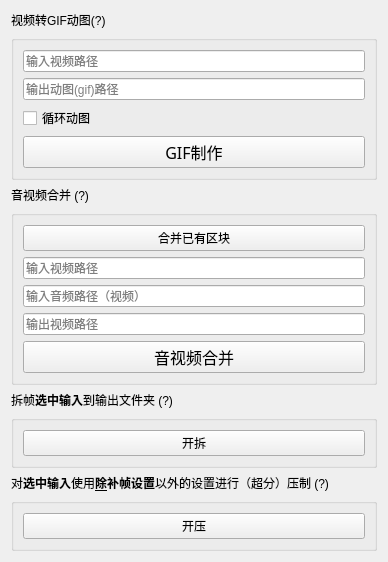
                     <widget class="QWidget" name="ToolBox">
                      <property name="geometry">
                       <rect>
                        <x>0</x>
                        <y>0</y>
                        <width>388</width>
                        <height>489</height>
                       </rect>
                      </property>
                      <attribute name="label">
                       <string>工具箱（不能在补帧过程中使用)</string>
                      </attribute>
                      <layout class="QGridLayout" name="gridLayout_7">
                       <item row="8" column="0">
                        <spacer name="verticalSpacer">
                         <property name="orientation">
                          <enum>Qt::Vertical</enum>
                         </property>
                         <property name="sizeHint" stdset="0">
                          <size>
                           <width>20</width>
                           <height>40</height>
                          </size>
                         </property>
                        </spacer>
                       </item>
                       <item row="1" column="0">
                        <widget class="QLabel" name="GIFLabel">
                         <property name="sizePolicy">
                          <sizepolicy hsizetype="Preferred" vsizetype="Fixed">
                           <horstretch>0</horstretch>
                           <verstretch>0</verstretch>
                          </sizepolicy>
                         </property>
                         <property name="toolTip">
                          <string>&lt;html&gt;&lt;head/&gt;&lt;body&gt;&lt;p&gt;生成高质量GIF图&lt;/p&gt;&lt;p&gt;&lt;span style=&quot; font-weight:600;&quot;&gt;仅供专业版/内测版&lt;/span&gt;&lt;/p&gt;&lt;/body&gt;&lt;/html&gt;</string>
                         </property>
                         <property name="text">
                          <string>视频转GIF动图(?)</string>
                         </property>
                        </widget>
                       </item>
                       <item row="7" column="0">
                        <widget class="QGroupBox" name="RenderBox">
                         <property name="title">
                          <string/>
                         </property>
                         <layout class="QGridLayout" name="gridLayout_34">
                          <item row="0" column="0">
                           <widget class="QPushButton" name="StartRenderButton">
                            <property name="text">
                             <string>开压</string>
                            </property>
                           </widget>
                          </item>
                         </layout>
                        </widget>
                       </item>
                       <item row="2" column="0">
                        <layout class="QGridLayout" name="gridLayout_16">
                         <item row="0" column="0">
                          <widget class="QGroupBox" name="GifBox">
                           <property name="enabled">
                            <bool>true</bool>
                           </property>
                           <property name="title">
                            <string/>
                           </property>
                           <layout class="QGridLayout" name="gridLayout_25">
                            <item row="0" column="0">
                             <widget class="MyLineWidget" name="GifInput">
                              <property name="sizePolicy">
                               <sizepolicy hsizetype="Preferred" vsizetype="Fixed">
                                <horstretch>0</horstretch>
                                <verstretch>0</verstretch>
                               </sizepolicy>
                              </property>
                              <property name="dragEnabled">
                               <bool>true</bool>
                              </property>
                              <property name="placeholderText">
                               <string>输入视频路径</string>
                              </property>
                             </widget>
                            </item>
                            <item row="4" column="0">
                             <widget class="QPushButton" name="GifButton">
                              <property name="sizePolicy">
                               <sizepolicy hsizetype="Minimum" vsizetype="Fixed">
                                <horstretch>0</horstretch>
                                <verstretch>0</verstretch>
                               </sizepolicy>
                              </property>
                              <property name="font">
                               <font>
                                <family>Abril Fatface</family>
                                <pointsize>12</pointsize>
                               </font>
                              </property>
                              <property name="text">
                               <string>GIF制作</string>
                              </property>
                             </widget>
                            </item>
                            <item row="2" column="0">
                             <widget class="MyLineWidget" name="GifOutput">
                              <property name="sizePolicy">
                               <sizepolicy hsizetype="Preferred" vsizetype="Fixed">
                                <horstretch>0</horstretch>
                                <verstretch>0</verstretch>
                               </sizepolicy>
                              </property>
                              <property name="dragEnabled">
                               <bool>true</bool>
                              </property>
                              <property name="placeholderText">
                               <string>输出动图(gif)路径</string>
                              </property>
                             </widget>
                            </item>
                            <item row="3" column="0">
                             <widget class="QCheckBox" name="GifLoopChecker">
                              <property name="text">
                               <string>循环动图</string>
                              </property>
                             </widget>
                            </item>
                           </layout>
                          </widget>
                         </item>
                         <item row="2" column="0">
                          <widget class="QGroupBox" name="VAConcat">
                           <property name="title">
                            <string/>
                           </property>
                           <layout class="QVBoxLayout" name="verticalLayout">
                            <item>
                             <widget class="QPushButton" name="ConcatAllButton">
                              <property name="sizePolicy">
                               <sizepolicy hsizetype="Minimum" vsizetype="Fixed">
                                <horstretch>0</horstretch>
                                <verstretch>0</verstretch>
                               </sizepolicy>
                              </property>
                              <property name="text">
                               <string>合并已有区块</string>
                              </property>
                             </widget>
                            </item>
                            <item>
                             <widget class="MyLineWidget" name="ConcatInputV">
                              <property name="sizePolicy">
                               <sizepolicy hsizetype="Preferred" vsizetype="Fixed">
                                <horstretch>0</horstretch>
                                <verstretch>0</verstretch>
                               </sizepolicy>
                              </property>
                              <property name="dragEnabled">
                               <bool>true</bool>
                              </property>
                              <property name="placeholderText">
                               <string>输入视频路径</string>
                              </property>
                             </widget>
                            </item>
                            <item>
                             <widget class="MyLineWidget" name="ConcatInputA">
                              <property name="sizePolicy">
                               <sizepolicy hsizetype="Preferred" vsizetype="Fixed">
                                <horstretch>0</horstretch>
                                <verstretch>0</verstretch>
                               </sizepolicy>
                              </property>
                              <property name="dragEnabled">
                               <bool>true</bool>
                              </property>
                              <property name="placeholderText">
                               <string>输入音频路径（视频）</string>
                              </property>
                             </widget>
                            </item>
                            <item>
                             <widget class="MyLineWidget" name="OutputConcat">
                              <property name="sizePolicy">
                               <sizepolicy hsizetype="Preferred" vsizetype="Fixed">
                                <horstretch>0</horstretch>
                                <verstretch>0</verstretch>
                               </sizepolicy>
                              </property>
                              <property name="dragEnabled">
                               <bool>true</bool>
                              </property>
                              <property name="placeholderText">
                               <string>输出视频路径</string>
                              </property>
                             </widget>
                            </item>
                            <item>
                             <layout class="QHBoxLayout" name="horizontalLayout_2">
                              <item>
                               <widget class="QPushButton" name="ConcatButton">
                                <property name="sizePolicy">
                                 <sizepolicy hsizetype="Minimum" vsizetype="Fixed">
                                  <horstretch>0</horstretch>
                                  <verstretch>0</verstretch>
                                 </sizepolicy>
                                </property>
                                <property name="font">
                                 <font>
                                  <family>Abril Fatface</family>
                                  <pointsize>12</pointsize>
                                 </font>
                                </property>
                                <property name="text">
                                 <string>音视频合并</string>
                                </property>
                               </widget>
                              </item>
                             </layout>
                            </item>
                           </layout>
                          </widget>
                         </item>
                         <item row="1" column="0">
                          <widget class="QLabel" name="ConcatLabel">
                           <property name="sizePolicy">
                            <sizepolicy hsizetype="Preferred" vsizetype="Fixed">
                             <horstretch>0</horstretch>
                             <verstretch>0</verstretch>
                            </sizepolicy>
                           </property>
                           <property name="toolTip">
                            <string>&lt;html&gt;&lt;head/&gt;&lt;body&gt;&lt;p&gt;将下方“输入视频路径”所指素材的第一视频轨与“输入音频路径（视频）”所指素材的第一音频轨合并输出至“输出视频路径”&lt;/p&gt;&lt;/body&gt;&lt;/html&gt;</string>
                           </property>
                           <property name="text">
                            <string>音视频合并 (?)</string>
                           </property>
                          </widget>
                         </item>
                        </layout>
                       </item>
                       <item row="3" column="0">
                        <widget class="QLabel" name="ExtractLabel">
                         <property name="toolTip">
                          <string>&lt;html&gt;&lt;head/&gt;&lt;body&gt;&lt;p&gt;拆帧&lt;span style=&quot; font-weight:600;&quot;&gt;选中输入&lt;/span&gt;到输出文件夹（可用于GIF拆帧）&lt;span style=&quot; font-weight:600;&quot;&gt;（请先勾选“输出图片序列”）&lt;/span&gt;&lt;/p&gt;&lt;p&gt;&lt;br/&gt;&lt;/p&gt;&lt;p&gt;&lt;span style=&quot; font-weight:600;&quot;&gt;仅供专业版/内测版&lt;/span&gt;&lt;/p&gt;&lt;/body&gt;&lt;/html&gt;</string>
                         </property>
                         <property name="text">
                          <string>&lt;html&gt;&lt;head/&gt;&lt;body&gt;&lt;p&gt;拆帧&lt;span style=&quot; font-weight:600;&quot;&gt;选中输入&lt;/span&gt;到输出文件夹 (?)&lt;/p&gt;&lt;/body&gt;&lt;/html&gt;</string>
                         </property>
                        </widget>
                       </item>
                       <item row="6" column="0">
                        <widget class="QLabel" name="label">
                         <property name="toolTip">
                          <string>&lt;html&gt;&lt;head/&gt;&lt;body&gt;&lt;p&gt;对于专业版/内测版，设置超分选项可以对输入内容超分&lt;/p&gt;&lt;p&gt;若不开启AI超分功能，输出无超分效果。&lt;/p&gt;&lt;p&gt;&lt;span style=&quot; font-weight:600;&quot;&gt;特别注意：&lt;/span&gt;输出帧率为左栏“输出帧率”设置的数值&lt;/p&gt;&lt;p&gt;&lt;span style=&quot; font-weight:600;&quot;&gt;仅供专业版/内测版&lt;/span&gt;&lt;/p&gt;&lt;/body&gt;&lt;/html&gt;</string>
                         </property>
                         <property name="text">
                          <string>&lt;html&gt;&lt;head/&gt;&lt;body&gt;&lt;p&gt;对&lt;span style=&quot; font-weight:600;&quot;&gt;选中输入&lt;/span&gt;使用&lt;span style=&quot; font-weight:600; text-decoration: underline;&quot;&gt;除&lt;/span&gt;&lt;span style=&quot; font-weight:600;&quot;&gt;补帧设置&lt;/span&gt;以外的设置进行（超分）压制 (?)&lt;/p&gt;&lt;/body&gt;&lt;/html&gt;</string>
                         </property>
                        </widget>
                       </item>
                       <item row="4" column="0">
                        <widget class="QGroupBox" name="ExtractBox">
                         <property name="title">
                          <string/>
                         </property>
                         <layout class="QGridLayout" name="gridLayout_23">
                          <item row="0" column="0">
                           <widget class="QPushButton" name="StartExtractButton">
                            <property name="toolTip">
                             <string>&lt;html&gt;&lt;head/&gt;&lt;body&gt;&lt;p&gt;请先在左侧基础设置栏勾选“输出图片序列”并选择要导出的文件格式（如png）&lt;/p&gt;&lt;/body&gt;&lt;/html&gt;</string>
                            </property>
                            <property name="text">
                             <string>开拆</string>
                            </property>
                           </widget>
                          </item>
                         </layout>
                        </widget>
                       </item>
                      </layout>
                     </widget>
